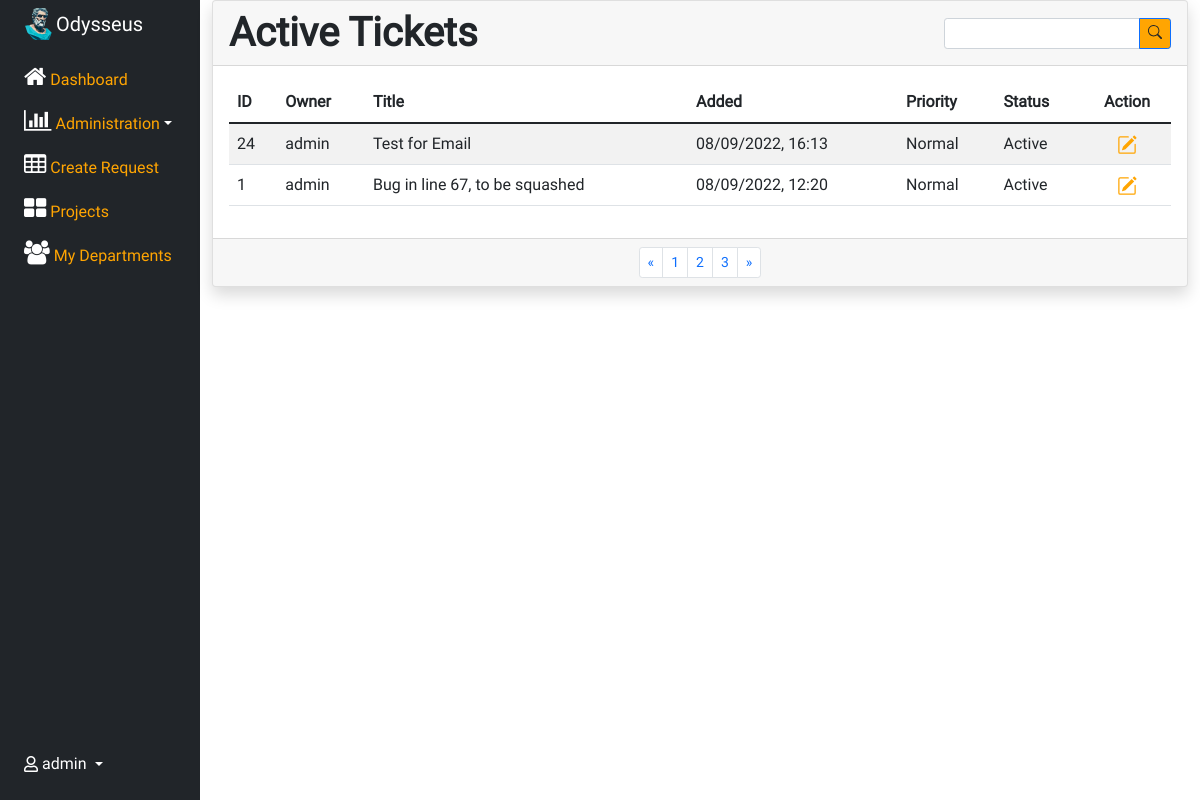
Screenshot of / (signed in) with the database file from the repository.
### app/models/models.py (models this page shows, shortened)
class Ticket(db.Model):
    id = db.Column("id", db.Integer, primary_key=True, unique=True)
    owner = db.Column("owner", db.String, db.ForeignKey('user.username'))
    title = db.Column("title", db.String(50))
    date = db.Column("date", db.DateTime)
    group = db.Column("group", db.Integer, db.ForeignKey('group.id'))
    description = db.Column("description", db.String(1000))
    priority = db.Column('priority', db.Integer)
    is_open = db.Column('is_open', db.Boolean)

### app/main/routes.py (the view)
@home.route('/')
def display_home_page():
    if session_active():
        tickets = get_user_tickets_with_condition(session["user_id"], True)
        ticket_added = False if session.get("ticket_added", False) is False else True
        session["ticket_added"] = False
        return render_template('home.html', tickets=tickets)
    return redirect(url_for('user.get_access'))

### app/utils/queries.py (called while the page is built)
    @staticmethod
    def find_all(table: 'db.Model', names_and_values: dict) -> list['db.Model']:
        return table.query.filter_by(**names_and_values).all()

### app/utils/util_methods.py (called while the page is built)
def session_active() -> bool:
    return True if session.get('user_id') else False

def get_user_tickets_with_condition(user_id: int, is_open: bool) -> list['Ticket']:
    groups = Query.find_all(UserGroup, {"user_id": user_id})
    groups_ids = [group.group_id for group in groups]
    tickets = []
    for group_id in groups_ids:
        tickets += Query.find_all(Ticket, {"group": group_id, "is_open": is_open})
    return tickets

### app/templates/home.html (shortened to what this page needs)
{% extends 'main_template.html' %}
        {% block content %}
                    <div class="card-header d-flex flex-wrap justify-content-center align-items-center justify-content-sm-between gap-3">
                        <h5 class="display-6 text-nowrap text-capitalize mb-0" style="font-weight: bold;">Active Tickets</h5>
                        <div class="input-group input-group-sm w-auto"><input class="form-control form-control-sm" type="text"><button class="btn btn-outline-primary btn-sm" type="button" style="color: var(--bs-dark);background: #ffa502;"></button></div>
                    </div>
                    <div class="card-body">
                        <div class="table-responsive">
                            <table class="table table-striped table-hover">
                                <thead>
                                    <tr>
                                        <th>ID</th>
                                        <th>Owner</th>
                                        <th>Title</th>
                                        <th>Added</th>
                                        <th>Priority</th>
                                        <th>Status</th>
                                        <th class="text-center">Action</th>
                                    </tr>
                                </thead>
                                <tbody>
                                {% for ticket in tickets %}
                                    <tr>
                                        <td class="text-truncate mw-10">{{ticket.id}}</td>
                                        <td class="text-truncate">{{ticket.owner}}</td>
                                        <td class="text-truncate">{{ticket.title}}</td>
                                        <td class="text-truncate">{{ticket.date.strftime("%d/%m/%Y, %H:%M")}}</td>
                                        <td>{{ticket.priority}}</td>
                                        <td>
                                            {% if ticket.is_open %}
                                                Active
                                            {% else %}
                                                Closed
                                            {% endif %}
                                        </td>
                                        <td class="text-center"><a href="/view-ticket/{{ ticket.id }}"> </a></td>
                                    </tr>
                                {% endfor %}
                                </tbody>
                            </table>
                        </div>
                    </div>
                    <div class="card-footer">
                        <nav>
                            <ul class="pagination pagination-sm mb-0 justify-content-center">
                                <li class="page-item"><a class="page-link" aria-label="Previous" href="#"><span aria-hidden="true">«</span></a></li>
                                <li class="page-item"><a class="page-link" href="#">1</a></li>
                                <li class="page-item"><a class="page-link" href="#">2</a></li>
                                <li class="page-item"><a class="page-link" href="#">3</a></li>
                                <li class="page-item"><a class="page-link" aria-label="Next" href="#"><span aria-hidden="true">»</span></a></li>
                            </ul>
                        </nav>
                    </div>
                </div>
            </div>
            {% endblock %}

### rows the page displays
Ticket: id "24", owner "admin", title "Test for Email", date "08/09/2022, 16:13", priority "Normal", is_open "Active"
Ticket: id "1", owner "admin", title "Bug in line 67, to be squashed", date "08/09/2022, 12:20", priority "Normal", is_open "Active"

### other values shown
{{ session["user"] }} "admin"
